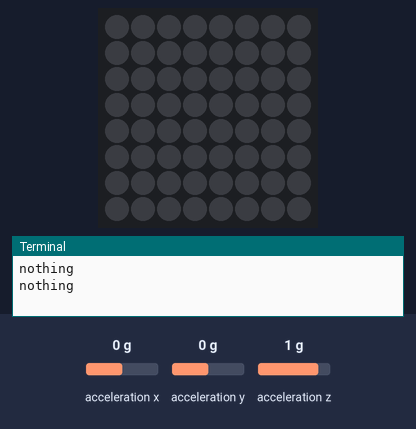
A program run on a simulated Raspberry Pi (BCM pin numbers) with a Sense HAT. On the bench: the Sense HAT's 8×8 RGB LED matrix, the last lines printed to the terminal. Inputs (shaded band) come from the test bench; at power-on: acceleration x 0 g, acceleration y 0 g, acceleration z 1 g.

Above: at 1.2 s.
1.3 s: acceleration x set to -1.4 g
At 3.2 s:
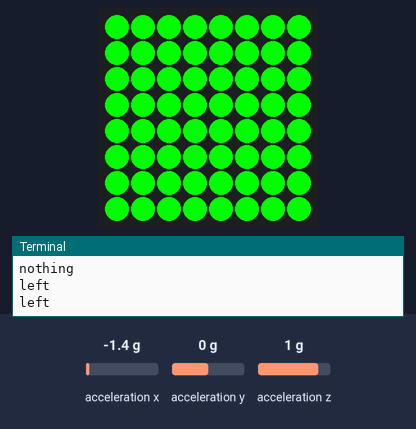
3.5 s: acceleration x set to 0 g
At 5.2 s:
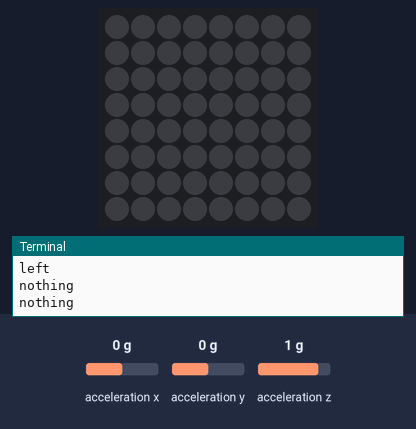
5.5 s: acceleration x set to -0.8 g
At 7.0 s:
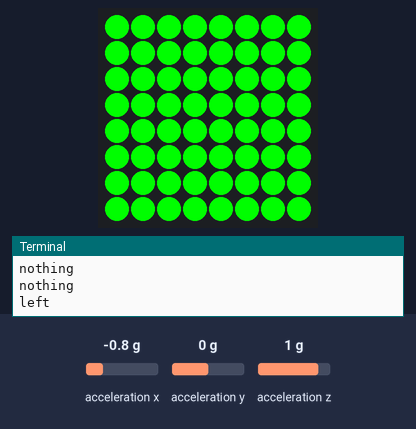
Timing chart, 0 to 8.5 s (numbered marks = the images above; inputs shaded):
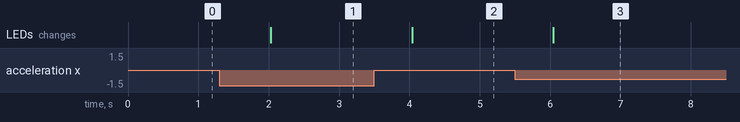

Measured:
- after the input at 1.3 s, the LEDs: change after 0.73 s (image 1)
- after the input at 3.5 s, the LEDs: change after 0.54 s (image 2)
- after the input at 5.5 s, the LEDs: change after 0.55 s (image 3)

The program:

tilt.py
```python
from sense_hat import SenseHat
import time

sense = SenseHat()

sense.clear()

g = [0, 255, 0]
r = [0, 0,0]
o = [255, 180, 0]

Win = [
    g, g, g, g, g, g, g, g,
    g, g, g, g, g, g, g, g,
    g, g, g, g, g, g, g, g,
    g, g, g, g, g, g, g, g,
    g, g, g, g, g, g, g, g,
    g, g, g, g, g, g, g, g,
    g, g, g, g, g, g, g, g,
    g, g, g, g, g, g, g, g
]

Nothing = [
    r, r, r, r, r, r, r, r,
    r, r, r, r, r, r, r, r,
    r, r, r, r, r, r, r, r,
    r, r, r, r, r, r, r, r,
    r, r, r, r, r, r, r, r,
    r, r, r, r, r, r, r, r,
    r, r, r, r, r, r, r, r,
    r, r, r, r, r, r, r, r
]

upsideDown = [
    o, o, o, o, o, o, o, o,
    o, o, o, o, o, o, o, o,
    o, o, o, o, o, o, o, o,
    o, o, o, o, o, o, o, o,
    o, o, o, o, o, o, o, o,
    o, o, o, o, o, o, o, o,
    o, o, o, o, o, o, o, o,
    o, o, o, o, o, o, o, o
]


while True:
    acceleration = sense.get_accelerometer_raw()
    x = acceleration ["x"]
    y = acceleration ["y"]
    z = acceleration ["z"]

    x=round(x,0)
    y=round(y,0)
    z=round(z,0)

    if x == -1:
        sense.set_pixels(Win)
        print("left")
        time.sleep(1)

    elif y == 0:
        sense.set_pixels(Nothing)
        print("nothing")
        time.sleep(1)

    elif z == -1:
        print("upsidedown")
        sense.set_pixels(upsideDown)
        time.sleep(1)
```
